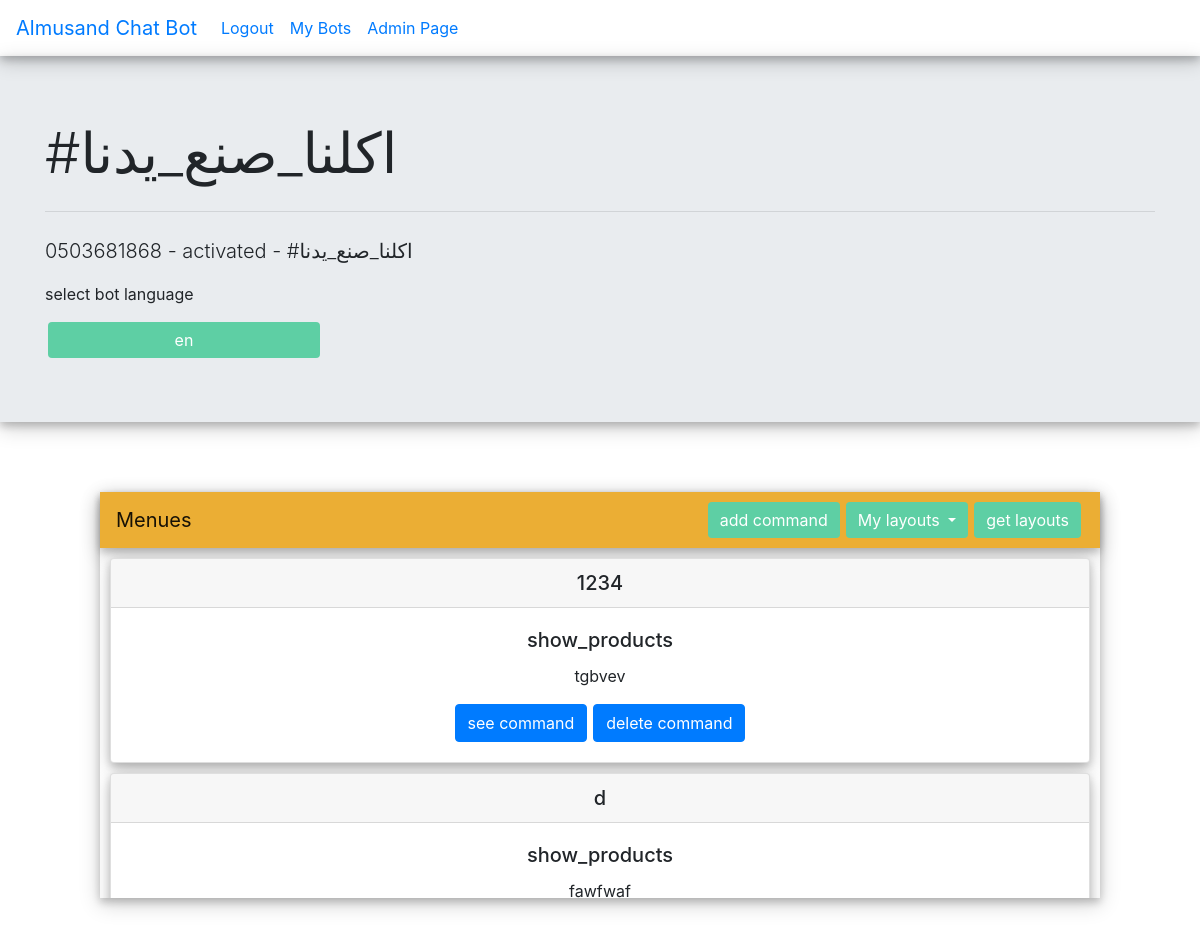
The page /bot/1 (signed in) on the database its author committed.
### CHATBOT/models.py (models this page shows)
class BotModel(db.Model):
    id = db.Column(db.Integer, primary_key=True)
    name = db.Column(db.String(255), unique=True, nullable=False)
    number = db.Column(db.String(20), unique=True, nullable=False)
    language = db.Column(db.String(4), nullable=False, default="ar")
    active = db.Column(db.Boolean, default=False)
    layouts = db.relationship("LayoutModel", secondary=bot_layouts, backref=db.backref("bots", lazy="dynamic")) #many to many relationship with the layout model
    menues = db.relationship("MenueModel", backref="bot", cascade="all,delete")
    contacts = db.relationship("ContactModel", cascade="all,delete", backref="bot")
    viewable_objects = db.relationship("ViewableObjectModel", backref="bot", cascade="all,delete")
    user_id = db.Column(db.Integer, db.ForeignKey("user.id"), nullable=False)
    channel_id = db.Column(db.Integer, db.ForeignKey("channel_model.id"), nullable=True)
    create_date = db.Column(db.DateTime, nullable=False, default=datetime.utcnow)
    update_date = db.Column(db.DateTime, nullable=False, default=datetime.utcnow)

class MenueModel(db.Model): # a model that stores bot possible procedures (every customer creates there own menues)
    id = db.Column(db.Integer, primary_key=True)
    bot_id = db.Column(db.Integer, db.ForeignKey("bot_model.id"), nullable=False)
    layout_id = db.Column(db.Integer, db.ForeignKey("layout_model.id"), nullable=False)
    command = db.Column(db.String(20), nullable=False)
    description = db.Column(db.String(150), nullable=False)
    viewable_objects = db.relationship("ViewableObjectModel", backref="menue")
    create_date = db.Column(db.DateTime, nullable=False, default=datetime.utcnow)
    update_date = db.Column(db.DateTime, nullable=False, default=datetime.utcnow)

class LayoutModel(db.Model): # represents how a command should be treated (we create the layouts)
    id = db.Column(db.Integer, primary_key=True) # add a description
    name = db.Column(db.String(50), nullable=False, unique=True) # maybe make this the primary_key
    menues = db.relationship("MenueModel", backref="layout")
    viewable_objects = db.relationship("ViewableObjectModel", backref="layout")
    create_date = db.Column(db.DateTime, nullable=False, default=datetime.utcnow)
    update_date = db.Column(db.DateTime, nullable=False, default=datetime.utcnow)

### CHATBOT/routes.py (the view)
@app.route("/bot/<int:bot_id>", methods=["GET", "POST"])
@login_required
def bot(bot_id): # C
    form = LanguageForm()
    bot = BotModel.query.get(bot_id)
    if not bot or not bot.user == current_user:
        return redirect(url_for('index'))
    if form.validate_on_submit():
        bot.language = form.language.data
        db.session.commit()
        return redirect(url_for("bot", bot_id=bot_id))
    form.language.default = bot.language
    form.process()
    return render_template("bot.html", bot=bot, form=form, lang=bot.language)

### CHATBOT/forms.py
class LanguageForm(FlaskForm):
    language = SelectField("select language", choices=languages, validators=[DataRequired()])

### CHATBOT/models.py (called while the page is built)
@login_manager.user_loader
def load_user(user_id):
    return User.query.get(user_id)

### CHATBOT/routes.py (called while the page is built)
@app.context_processor
def utility_processor():
    def get_text(tag, language_list):
        return next(x.get("description") for x in language_list if x.get("tag") == tag)
    return dict(get_text=get_text)

### CHATBOT/templates/bot.html (shortened to what this page needs)
{% extends "layouts/_systemsLayout.html" %}
{% block content %}
<div class="jumbotron jumbotron-fluid">
  <div class="container">
    <h1 class="display-4">{{ bot.name }}</h1>
    <hr class="my-4">
    <p class="lead">{{ bot.number }} - {% if bot.active %}activated{% else %}deactivated{% endif %} - {{ bot.name }}</p>
    <form role="form" method="POST">
      <p id="language_form_p">select bot language</p>
      {{ form.language(placeholder="language", onchange="this.form.submit()",  class="btn btn-success dropdown-toggle nav-button", id="dropdownMenuButton") }}
    </form>
  </div>
</div>
<div id="nav_card">
    <nav id="nav-card1" class="navbar navbar-light card_nav_bar">
        <a class="navbar-brand" href="#">Menues</a>
        <ul class="nav nav-pills">
        <li class="nav-item">
            <a href="{{ url_for('menue_create', bot_id=bot.id) }}"><button type="button" class="btn btn-success nav-button">add command</button></a>
        </li>
        <div class="dropdown">
          <button class="btn btn-success dropdown-toggle nav-button" type="button" id="dropdownMenuButton" data-toggle="dropdown" aria-haspopup="true" aria-expanded="false">
            My layouts
          </button>
        </div>
        <li class="nav-item">
          <a href="{{ url_for('layouts', bot_id=bot.id) }}"><button type="button" class="btn btn-success nav-button">get layouts</button></a>
      </li>
        </ul>
    </nav>
    <div data-spy="scroll" data-target="#nav-card1" data-offset="0" class="scrollable-div">
      {% for menue in bot.menues|reverse %}
        <div class="card nav-card-nested">
            <h5 class="card-header">{{ menue.command }}</h5>
            <div class="card-body">
              <h5 class="card-title">{{ menue.layout.name }}</h5>
              <p class="card-text">{{ menue.description }}</p>
              <a href="{{ url_for('menue', menue_id=menue.id) }}"><button type="button" class="btn btn-primary card-button">see command</button></a><a href="#"><button type="button" class="btn btn-primary card-button">delete command</button></a>
            </div>
          </div>
          {% endfor %}
    </div>
    </div>
{% endblock %}

### CHATBOT/static/css/systems.css (style rules this page uses)
#nav_card { background-color: white; margin-top: 70px; margin-bottom: 100px; margin-right: 100px; margin-left: 100px; box-shadow: 0 4px 8px 0 rgba(0, 0, 0, 0.2), 0 6px 20px 0 rgba(0, 0, 0, 0.19); }
.jumbotron { box-shadow: 0 4px 8px 0 rgba(0, 0, 0, 0.2), 0 6px 20px 0 rgba(0, 0, 0, 0.19); }
.card_nav_bar { background-color: #ebae34; }
.scrollable-div { overflow-y: scroll; height: 350px; }
.nav-card-nested { text-align: center; margin: 10px; box-shadow: 0 4px 8px 0 rgba(0, 0, 0, 0.2), 0 6px 20px 0 rgba(0, 0, 0, 0.19); }
.navbar { box-shadow: 0 4px 8px 0 rgba(0, 0, 0, 0.2), 0 6px 20px 0 rgba(0, 0, 0, 0.19); }
button { background-color: #4bc79e; }
.nav-button { margin-right: 3px; margin-left: 3px; background-color: hsl(157, 54%, 59%); border: #4bc79e; }
.card-button { margin-right: 3px; margin-left: 3px; }

### rows shown on the page
BotModel: name "#اكلنا_صنع_يدنا", number "0503681868", language "en"
MenueModel: command "1234", layout.name "show_products", description "tgbvev"
MenueModel: command "d", layout.name "show_products", description "fawfwaf"
